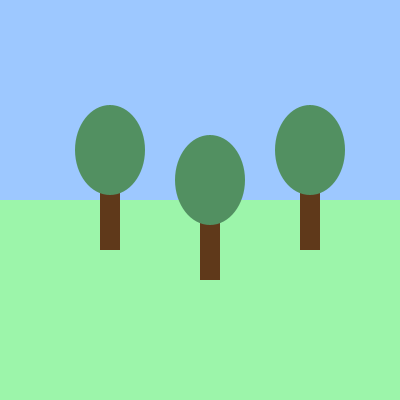
Frame 1 (no input)
Frame 60 (the mouse pressed at the canvas centre just before this capture): identical to frame 1, image omitted
Frame 120 (the mouse held since frame 60 and released just before this capture): identical to frame 1, image omitted

The Processing sketch that drew this single still picture (run headless with seeded random() and noise(); from frame 60 on, the mouse is pressed at the canvas centre):

// Processing sketch: Tree
// ── Tree.pde
void setup()
{
  size(400, 400);
  noStroke();
}
 
void draw()
{
  color skyColour    = color(157, 200, 255);
  color groundColour = color(156, 245, 170);
  color leafColour   = color(82, 144, 97);
  color trunkColour  = color(95, 57, 26);
 
  background(skyColour);
  fill(groundColour);
  rect(0, height/2, width, height/2);
 
  float treeX = 100;
  float treeY = 180;
 
  // Draw first tree
  fill(trunkColour);
  rect(treeX, treeY, 20, 70);
  fill(leafColour);
  ellipse(treeX+10, treeY-30, 70, 90);
 
  // Draw second tree to the right and down a bit
  treeX = treeX + 100;
  treeY = treeY + 30;
  fill(trunkColour);
  rect(treeX, treeY, 20, 70);
  fill(leafColour);
  ellipse(treeX+10, treeY-30, 70, 90);
 
  // Draw third tree to the right and up a bit
  treeX = treeX + 100;
  treeY = treeY - 30;
  fill(trunkColour);
  rect(treeX, treeY, 20, 70);
  fill(leafColour);
  ellipse(treeX+10, treeY-30, 70, 90);
}
